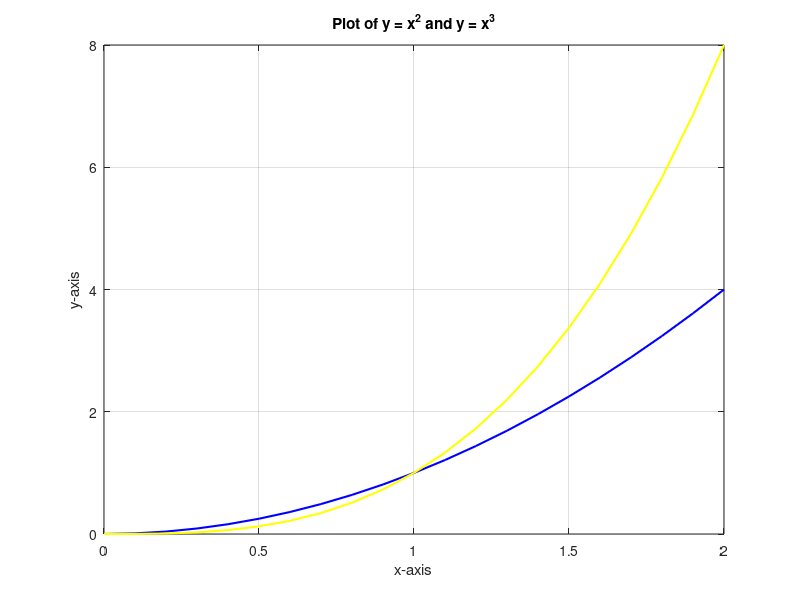

The MATLAB source for this figure:
%% Q2) Plotting y = x^n Function
x = 0:0.1:2;     % Define x range
y1 = x.^2;       % y = x^2
y2 = x.^3;       % y = x^3 (added for better demonstration)

figure;
plot(x, y1, 'b', 'LineWidth', 1.5); hold on;
plot(x, y2, 'y', 'LineWidth', 1.5);
xlabel('x-axis');
ylabel('y-axis');
title('Plot of y = x^2 and y = x^3');
grid on;
